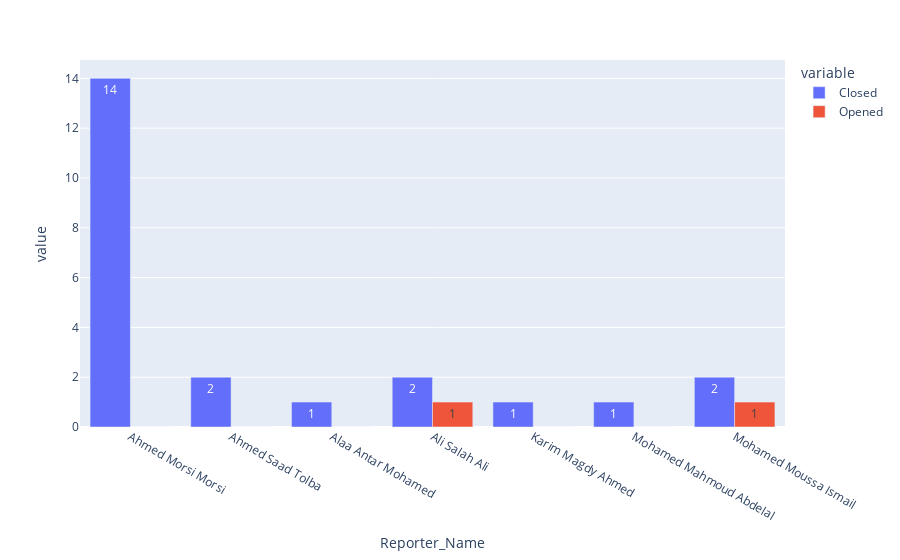

The notebook cell this image was saved under:
### Code cell
px.bar(data_frame=reporter_cases, x='Reporter_Name', y=['Closed', 'Opened'], barmode='group',text_auto=True)

### Figure 1 — Plotly figure (JSON) as saved in the notebook; plotly's stock layout.template omitted (floating-point values rounded to 4 significant figures)
{"data": [{"alignmentgroup": "True", "hovertemplate": "variable=Closed<br>Reporter_Name=%{x}<br>value=%{y}<extra></extra>", "legendgroup": "Closed", "marker": {"color": "#636efa", "pattern": {"shape": ""}}, "name": "Closed", "offsetgroup": "Closed", "orientation": "v", "showlegend": true, "textposition": "auto", "texttemplate": "%{y}", "type": "bar", "x": ["Ahmed Morsi Morsi", "Ahmed Saad Tolba", "Alaa Antar Mohamed", "Ali Salah Ali", "Karim Magdy Ahmed", "Mohamed Mahmoud Abdelal", "Mohamed Moussa Ismail"], "xaxis": "x", "y": [14, 2, 1, 2, 1, 1, 2], "yaxis": "y"}, {"alignmentgroup": "True", "hovertemplate": "variable=Opened<br>Reporter_Name=%{x}<br>value=%{y}<extra></extra>", "legendgroup": "Opened", "marker": {"color": "#EF553B", "pattern": {"shape": ""}}, "name": "Opened", "offsetgroup": "Opened", "orientation": "v", "showlegend": true, "textposition": "auto", "texttemplate": "%{y}", "type": "bar", "x": ["Ahmed Morsi Morsi", "Ahmed Saad Tolba", "Alaa Antar Mohamed", "Ali Salah Ali", "Karim Magdy Ahmed", "Mohamed Mahmoud Abdelal", "Mohamed Moussa Ismail"], "xaxis": "x", "y": [0, 0, 0, 1, 0, 0, 1], "yaxis": "y"}], "layout": {"barmode": "group", "legend": {"title": {"text": "variable"}, "tracegroupgap": 0}, "margin": {"t": 60}, "xaxis": {"anchor": "y", "domain": [0, 1], "title": {"text": "Reporter_Name"}}, "yaxis": {"anchor": "x", "domain": [0, 1], "title": {"text": "value"}}}}
